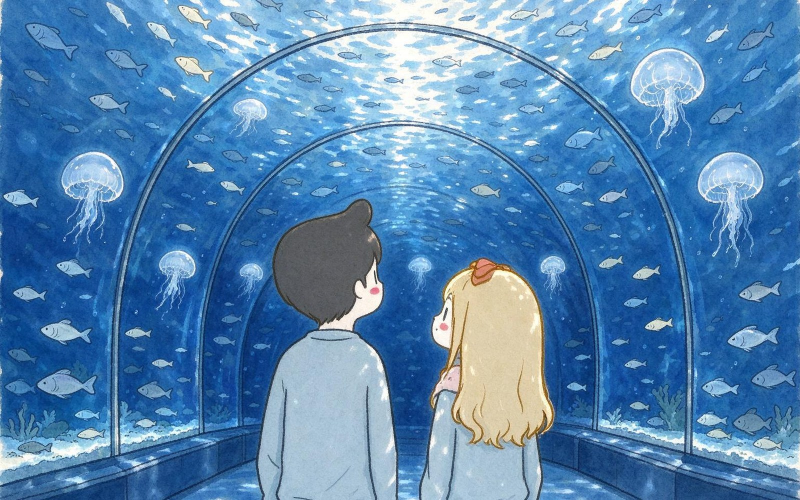
#> input picture game/backgrounds-painted/aquarium.jpg, 1600 x 1000 px, given in place of boy-normal.webp, which was not available (shown at 1/2 size)
$ python compose_preview.py
#> lines starting #> are read from the running program, lines starting #| are printed output that depends on the picture; pictures that were not available may be replaced by others from this repository, and a replacement may not be noted
#!/usr/bin/env python3
"""离线合成预览图：把背景和立绘按游戏里的位置拼起来，用于检查画面效果。"""

from __future__ import annotations

import pathlib

from PIL import Image, ImageDraw, ImageFont

ROOT = pathlib.Path(__file__).resolve().parent.parent
LOVE = ROOT / "game"
BG = LOVE / "backgrounds-painted"
OUT = ROOT / "tmp" / "art" / "shots"
FONT = ImageFont.truetype(r"C:\Windows\Fonts\msyh.ttc", 22)
FONT_S = ImageFont.truetype(r"C:\Windows\Fonts\msyh.ttc", 16)

W, H = 1600, 1000


# [6 lines left out: function cover, not called in this run]


def scaled(path: pathlib.Path, height: int) -> Image.Image:
    im = Image.open(path).convert("RGBA")
    return im.resize((round(im.width * height / im.height), height), Image.LANCZOS)


# [21 lines left out: function compose, not called in this run]


def contact_sheet(out: pathlib.Path) -> None:
    moods = ["normal", "smile", "shy", "sad", "surprised"]
    cell_w, cell_h = 300, 460
    sheet = Image.new("RGB", (cell_w * len(moods), cell_h * 2 + 40), (250, 246, 238))
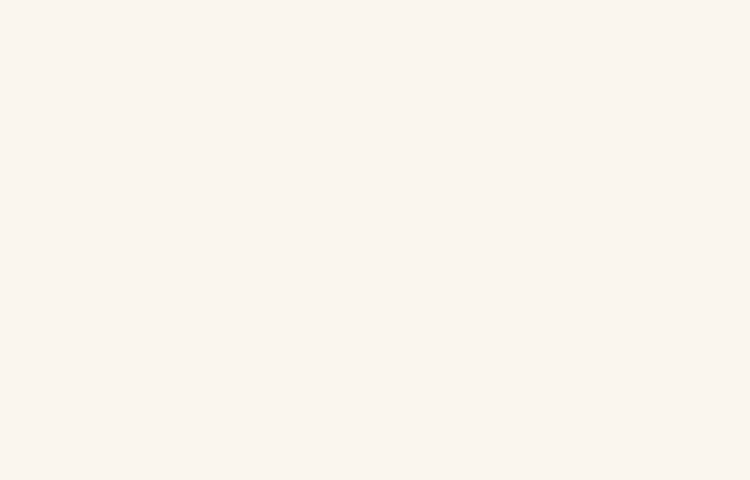
#> sheet: PIL image 1500x960 RGB (shown at 1/2 size); mean R, G, B 250, 246, 238
    draw = ImageDraw.Draw(sheet)
    for row, who in enumerate(("boy", "girl")):
        for col, mood in enumerate(moods):
            im = scaled(LOVE / "characters" / f"{who}-{mood}.webp", cell_h - 30)
#> in scaled, `return im.resize((round(im.width * height / im.height), height), Image..`:
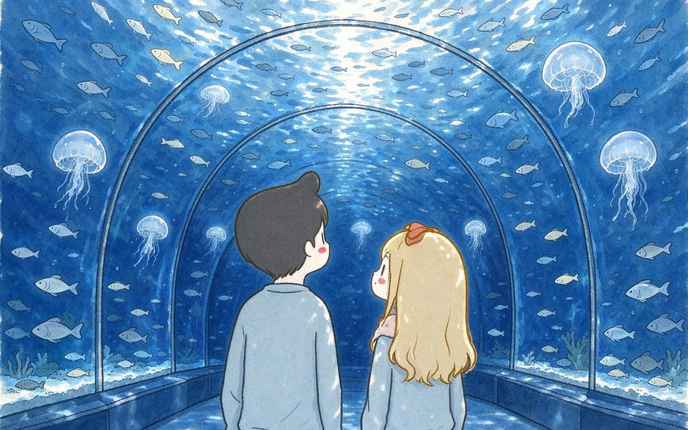
#> returned value: PIL image 688x430 RGBA; mean R, G, B, A 86, 133.6, 178.2, 255
            x = col * cell_w + (cell_w - im.width) // 2
#> x = -194
            y = row * cell_h + 10
            sheet.paste(im, (x, y), im)
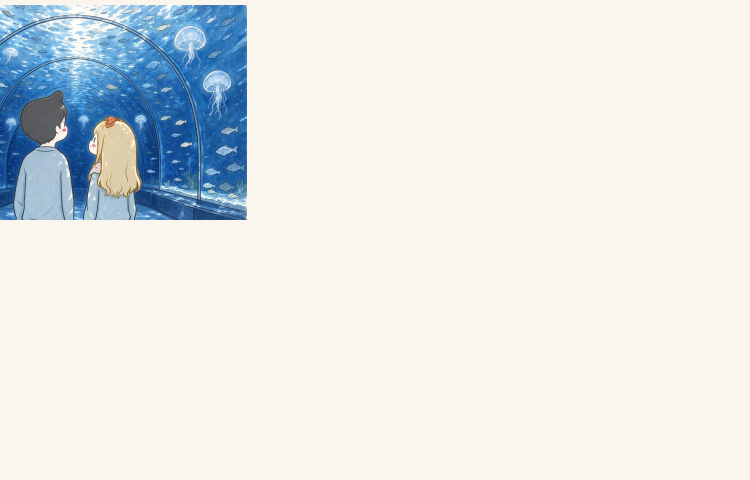
#> sheet: PIL image 1500x960 RGB (shown at 1/2 size); mean R, G, B 227.5, 230.6, 229.7
            draw.text((col * cell_w + 12, row * cell_h + cell_h - 26), f"{who} · {mood}", font=FONT_S, fill=(110, 96, 84))
    sheet.save(out)
    print("contact sheet ->", out)


# [20 lines left out: function bg_sheet, not called in this run]


if __name__ == "__main__":
    OUT.mkdir(parents=True, exist_ok=True)
#> (the run stopped early here; a loop or call above may not have finished)

$ run again, on game/backgrounds-painted/classroom-shy.jpg
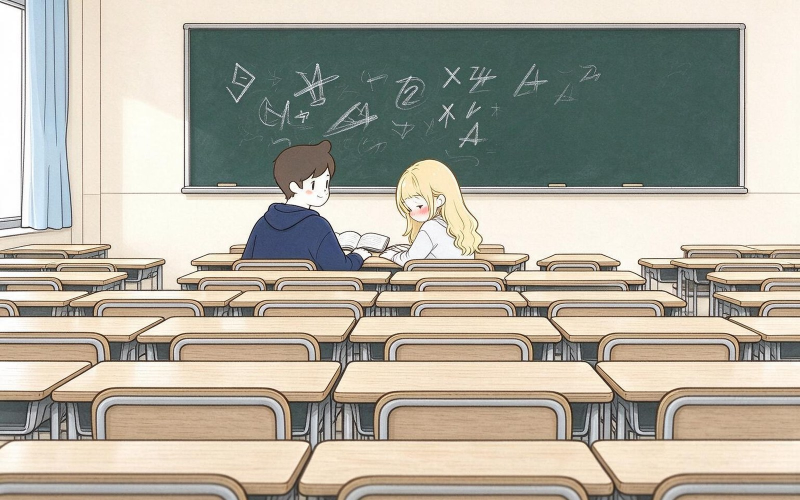
#> input picture game/backgrounds-painted/classroom-shy.jpg, 1600 x 1000 px, given in place of boy-normal.webp, which was not available (shown at 1/2 size)
#> in scaled, `return im.resize((round(im.width * height / im.height), height), Image..`:
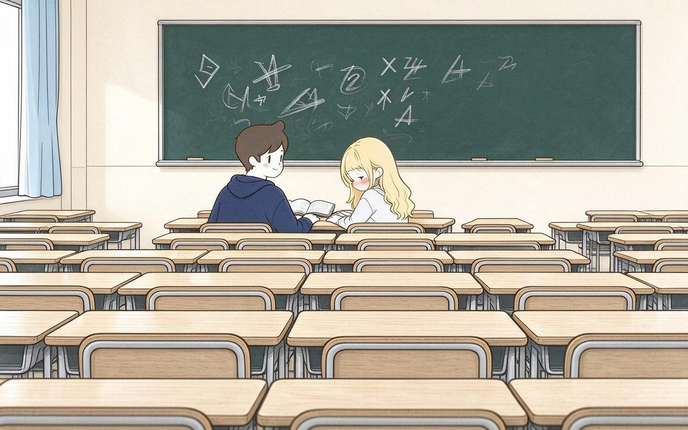
#> returned value: PIL image 688x430 RGBA; mean R, G, B, A 176, 171.9, 159.1, 255
#> in contact_sheet, `sheet.paste(im, (x, y), im)`:
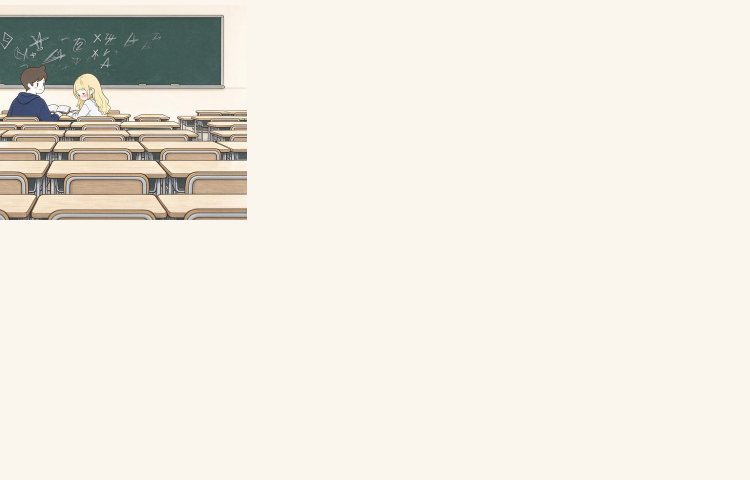
#> sheet: PIL image 1500x960 RGB (shown at 1/2 size); mean R, G, B 237.6, 233.7, 224.9
